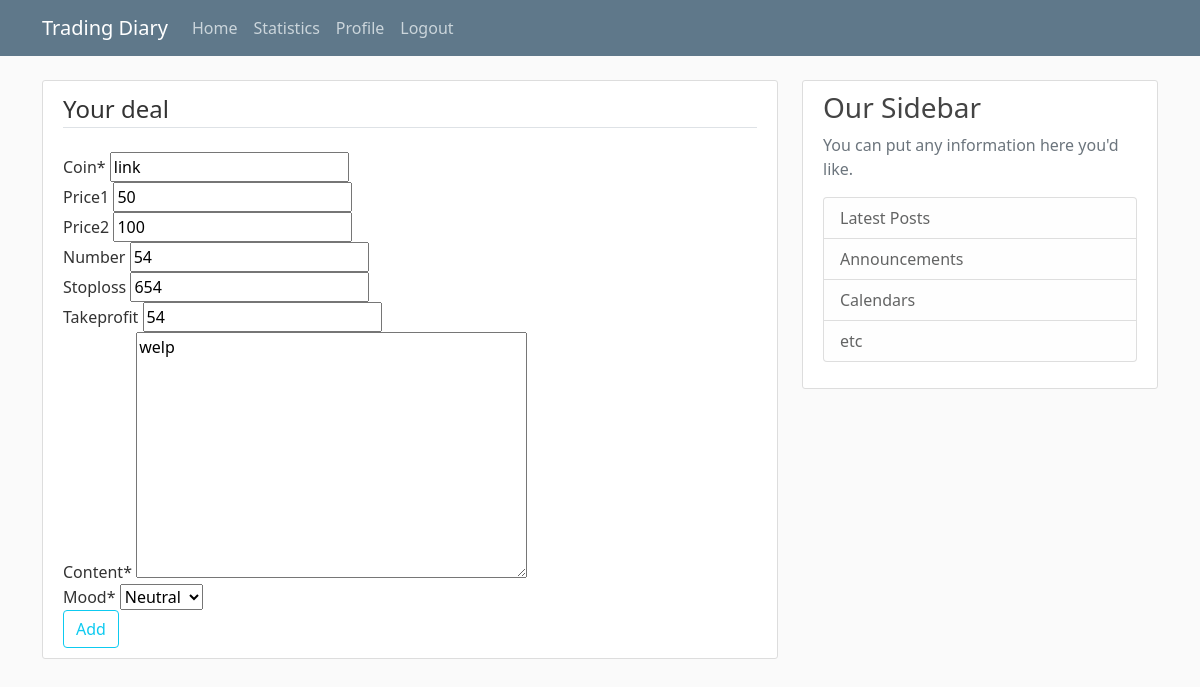
Screenshot of /post/35/update/ (signed in) with the database file from the repository.
### diary/models.py (models this page shows, shortened)
class Post(models.Model):
    coin = models.CharField(max_length=100)
    price1 = models.IntegerField(blank=True,default=0)
    price2 = models.IntegerField(blank=True,default=0)
    number = models.IntegerField(blank=True,default=0)
    stoploss = models.IntegerField(blank=True,default=0)
    takeprofit = models.IntegerField(blank=True,default=0)
    content = models.TextField()
    date_posted = models.DateTimeField()
    author = models.ForeignKey(User, on_delete=models.CASCADE)
    EPIC = 'EP'
    GREAT = 'GR'
    NEUTRAL = 'NE'
    BAD = 'BA'
    PATHETIC = 'PA'
    MOOD_CHOICES = [
        (EPIC, 'Epic'),
        (GREAT, 'Great'),
        (NEUTRAL, 'Neutral'),
        (BAD, 'Bad'),
        (PATHETIC, 'Pathetic'),
    ]
    mood = models.CharField(
        max_length=2,
        choices=MOOD_CHOICES,
        default=NEUTRAL,
    )
    LONG = 'LO'
    SHORT = 'SH'
    LONG_CHOICES = [
        (LONG, 'Long'),
        (SHORT, 'Short')
    ]
    long = models.CharField(
        max_length=2,
        choices=LONG_CHOICES,
        default=LONG,
    )
    NOTHING = 'NO'
    TREND_LINE = 'TR'
    HEAD_AND_SHOULDERS = 'HS'
    SUPPORT_LINE = 'SL'
    RESISTANCE_LINE = 'RL'
    FORMATION_CHOICES = [
        (NOTHING, 'Nothing'),
        (TREND_LINE, 'Trend line'),
        (HEAD_AND_SHOULDERS, 'Head and shoulders'),
        (SUPPORT_LINE, 'Support line'),
        (RESISTANCE_LINE, 'Resistance line'),
    ]
    formation = models.CharField(
        max_length=2,
        choices=FORMATION_CHOICES,
        default=NOTHING,
    )
    BOUNCE_LEVEL = 'BL'
    COMING_LEVEL = 'CL'
    FIBO = 'FI'
    BOUNCE_TREND = 'BT'
    COMING_TREND = 'CT'
    FALSE_LINE = 'FL'
    FALSE_LEVEL = 'FE'
    TRIANGLE = 'TR'
    FALSE_BREAKOUT = 'FB'

### diary/views.py (the view, shortened to what this page needs)
# urls.py: path('post/<int:pk>/update/', PostUpdateView.as_view(), name='post-update'),
class PostUpdateView(LoginRequiredMixin, UserPassesTestMixin, UpdateView):
    model = Post
    fields = fields = ['coin','price1','price2','number','stoploss','takeprofit','content','mood',]
    def test_func(self):
        post = self.get_object()
        if self.request.user == post.author:
            return True
        return False

### diary/templates/diary/post_form.html (shortened to what this page needs)
{% extends "diary/base.html" %}
{% load crispy_forms_tags %}
{% block content %}
    <div class="content-section">
        <form method="POST">
            <fieldset class="form-group">
                <legend class="border-bottom mb-4">Your deal</legend>
                {{ form|crispy }}
            </fieldset>
            <div class="form-group">
                <button class="btn btn-outline-info" type="submit">Add</button>
            </div>
        </form>
    </div>
{% endblock content %}

### diary/static/diary/main.css (style rules this page uses)
body { background: #fafafa; color: #333333; margin-top: 5rem; }
.content-section { background: #ffffff; padding: 10px 20px; border: 1px solid #dddddd; border-radius: 3px; margin-bottom: 20px; }

### rows the page displays
Post: coin "link", price1 "50", price2 "100", number "54", stoploss "654", takeprofit "54", content "welp", mood "Neutral"
